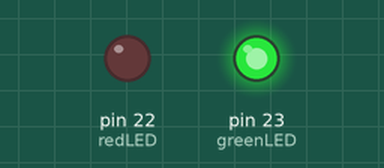
A sketch run on a simulated Arduino Mega 2560, built with avr-gcc and run on an emulated ATmega2560. Shown: output pins drawn as LEDs (lit = HIGH).

Above: at 2.0 s.
At 13.0 s:
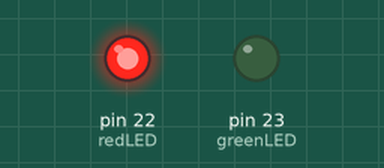
At 26.5 s:
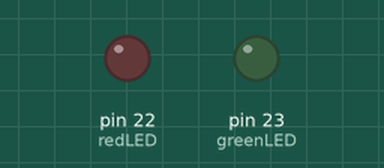
Timing chart, 0 to 28.6 s (numbered marks = the images above):
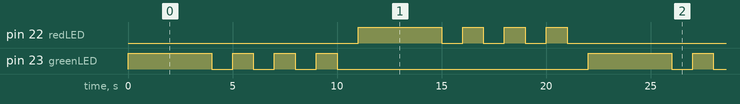

The sketch:

traffic-light.ino
```cpp
// variables
int redLED = 22;
int greenLED = 23;
int blinkDelay = 1000;
int delayON = 3000;

void setup() {
// define led pins
pinMode(greenLED, OUTPUT);
pinMode(redLED, OUTPUT);

}

void loop() {

// Green LED stays on for 3 seconds
digitalWrite(greenLED, HIGH);
delay(delayON);
digitalWrite(greenLED, LOW);


 for(int green = 1; green <=4; green++) // Green LED flashes 3 times
 {
  digitalWrite(greenLED, green);
  delay(blinkDelay);
  digitalWrite(greenLED, LOW);  // Green LED stays off
  delay(blinkDelay);
 }

// Red LED stays on for 3 seconds
digitalWrite(redLED, HIGH);
delay(delayON);
digitalWrite(redLED, LOW);

for(int red =1; red <=4; red++) // Red LED flashes for 3 times
{
  digitalWrite(redLED, red);
  delay(blinkDelay);
  digitalWrite(redLED, LOW); // Red LED stays off
  delay(blinkDelay);
}

}
```

Measured:
- by itself, pin 22 (redLED), pin 23 (greenLED): repeats every 22.0 s: 3 × (LOW 1.0 s, HIGH 1.0 s), LOW 12.0 s, HIGH 4.0 s
- by itself, everything shown: repeats every 22.0 s, in 16 steps
